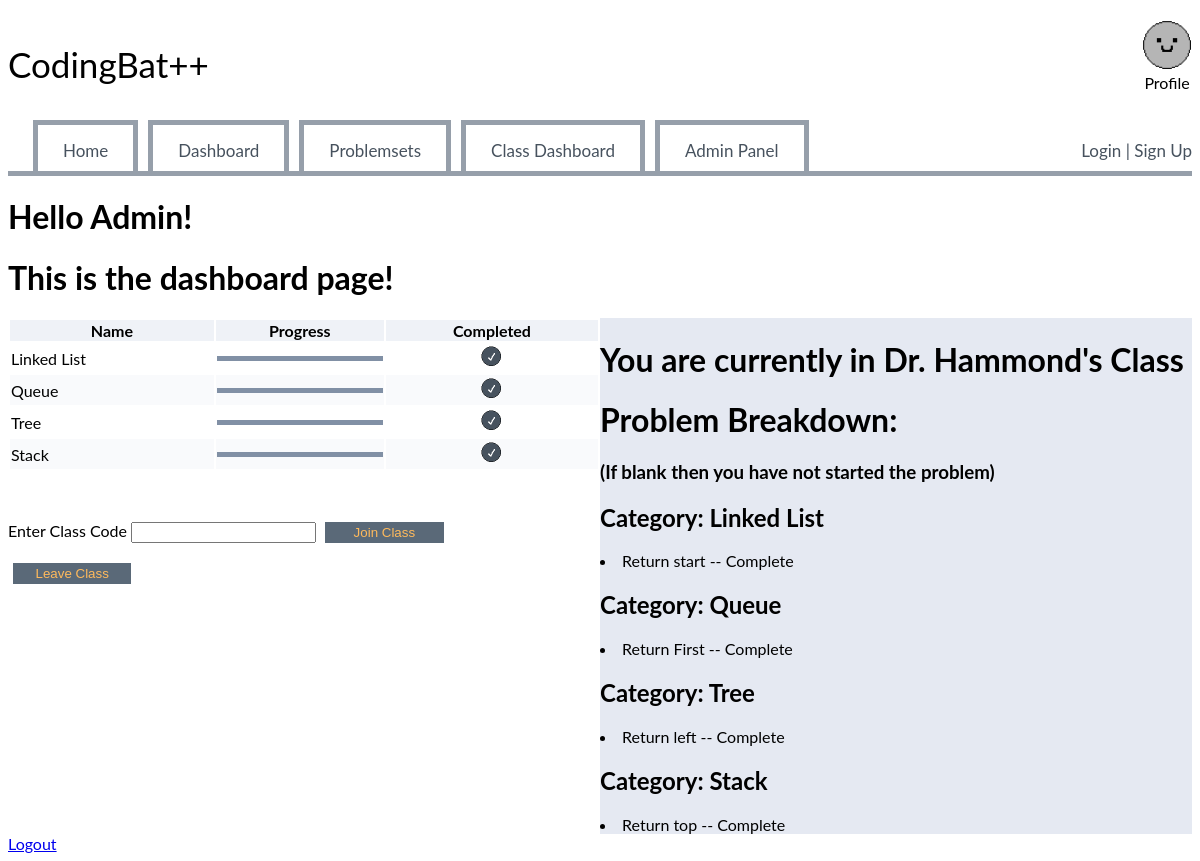
The page /dashboard (signed in) on the database as committed earlier.
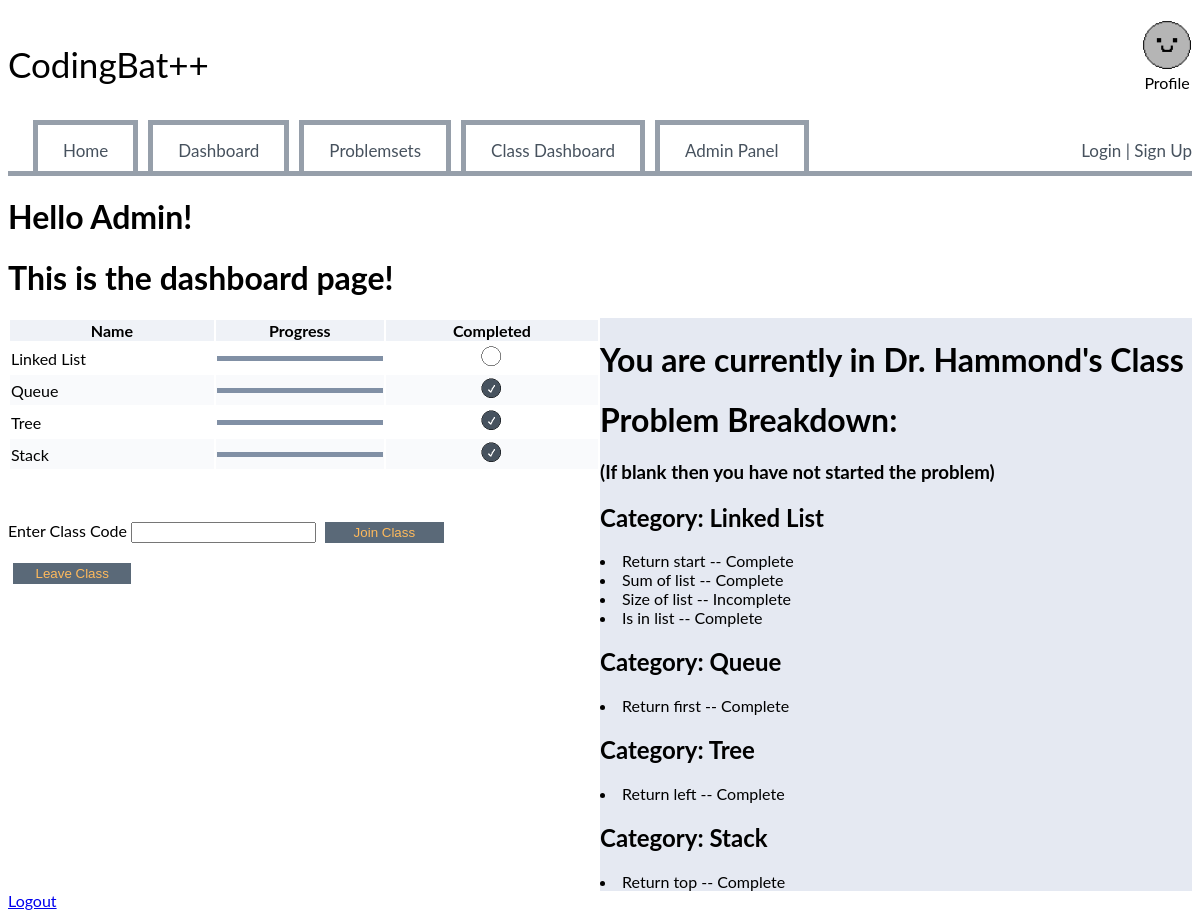
The same page on the database as committed later.
### website/models.py (models this page shows)
class ProblemCategory(db.Model):
    __tablename__ = 'problem_categories'
    id = db.Column(db.Integer, primary_key=True)
    name = db.Column(db.String(100), unique=True, nullable=False)
    description = db.Column(db.Text, nullable=True)
    problems = db.relationship('Problems', lazy=True)

class Problems(db.Model):
    id = db.Column(db.Integer, primary_key=True)
    problemName = db.Column(db.String(100), nullable=False, unique=True)
    function = db.Column(db.Text, nullable=False)
    description = db.Column(db.Text, nullable=False)
    difficulty = db.Column(db.String(80), nullable=False)
    users = db.relationship('User', secondary='user_progress', back_populates='problems', lazy='dynamic')
    user_progress = db.relationship('Progress', back_populates='problem', lazy='dynamic', cascade="all, delete-orphan")
    category_id = db.Column(db.Integer, db.ForeignKey('problem_categories.id'), nullable=False)
    category = db.relationship('ProblemCategory', backref=db.backref('problem_set', lazy=True), overlaps='problems')
    test_cases = db.relationship('TestCases', backref='problem', lazy=True, cascade="all, delete")

class Progress(db.Model):
    __tablename__ = "user_progress"
    User_ID = db.Column(db.Integer, db.ForeignKey("user.id", ondelete="CASCADE"), primary_key=True)
    Problem_ID = db.Column(db.Integer, db.ForeignKey('problems.id', ondelete="CASCADE"), primary_key=True)
    completed = db.Column(db.Boolean, default=False)
    user = db.relationship('User', back_populates='user_progress')
    problem = db.relationship('Problems', back_populates='user_progress')

### website/views.py (the view, shortened to what this page needs)
@views.route('/dashboard', methods=['GET', 'POST'])
@login_required
def dashboard():
    problems = Problems.query.order_by(Problems.id).all()
    categories = ProblemCategory.query.all()
    category_progress = []
    for category in categories:
        percent=0
        categoryProblems = Problems.query.filter_by(category_id=category.id).all()
        total_problems = len(categoryProblems)
        completed_problems = 0
        for problem in categoryProblems:
            progress = Progress.query.filter_by(User_ID=current_user.id, Problem_ID=problem.id).all()
            for x in progress:
                if x.completed:
                    completed_problems+=1
        if total_problems > 0:
            percent = (completed_problems/total_problems * 100)
        category_progress.append({"name" : category.name, "percent" : percent})
    if request.method ==  'POST' and request.form.get('action') == "leaveClass":
        current_user.class_id = None
        flash('Successfully left class', 'success')
        db.session.commit()
        return redirect(url_for("views.dashboard"))
    return render_template('dashboard.html', problems=problems, category_progress=category_progress, user_classroom=Classroom.query.get(current_user.class_id), categories=ProblemCategory.query.all(), problemProgress=Progress.query.filter_by(User_ID=current_user.id).all())

### website/templates/dashboard.html (shortened to what this page needs)
{% extends 'base.html' %}
{% block content %}
{% if current_user.is_authenticated %}
    <h1>Hello {{current_user.username}}!</h1>
{% endif %}
<h1>This is the dashboard page!</h1>
<div class="row">
    <div class="column">
        <div class="Table">
            <table>
                <tr>
                    <th>Name</th>
                    <th>Progress</th>
                    <th>Completed</th>
                </tr>
                {% for item in category_progress %}
                <tr>
                    <td>{{ item.name }} <span class="hidden" >{{item.percent}}</span></td>
                    <td>
                        <div class="Dashboardtotal">
                            <div class="Dashboardcompleted" id="{{loop.index}}"></div>
                        </div>
                    </td>
                    <td class="TableCompleted">
                        {% if item.percent == 100 %}
                            <img src="{{ url_for('static', filename='CheckBox_Complete.png') }}" alt="CheckBox_Complete" class="TableIMG">
                        {% else %}
                            <img alt="CheckBox_Incomplete" src="{{ url_for('static', filename='CheckBox_Incomplete.png') }}" class="TableIMG">
                        {% endif %}
                    </td>
                </tr>
                {% endfor %}
            </table>
        </div>
        <div class="classCode">
            <form method="POST">
                <label for="classCode">Enter Class Code</label>
                <input
                    type="number"
                    class="form-control"
                    id="classCode"
                    name="classCode"
                    placeholder=""
                />
                <button type="submit" value="joinClass" class="classCodeBTN" name="action" >Join Class</button>
            </form>
            <br>
            <form method="POST">
                <button type="submit" value="leaveClass" class="classCodeBTN" name="action">Leave Class</button>
            </form>
        </div>
    </div>
    <div class="column placeholder">
        <h1>{% if user_classroom.name %} You are currently in {{user_classroom.name}} {% else %} You are not currently in a class {% endif %}</h1>
        <h1>Problem Breakdown:</h1>
        <h3>(If blank then you have not started the problem)</h3>
        {% for category in categories%}
            <h2>Category: {{category.name}}</h2>
            {% for problem in problems %}
                {% if problem.category_id == category.id %}
                    <li>
                        {{problem.problemName}}
                        --
                        {% for progress in problemProgress %}
                            {% if progress.Problem_ID == problem.id %}
                                {% if progress.completed %}
                                    Complete
                                {% else %}
                                    Incomplete
                                {% endif %}
                            {% endif %}
                        {% endfor %}
                    </li>
                {% endif %}
            {% endfor %}
        {% endfor %}
    </div>
</div>
<a id="logout" href="/logout">Logout</a>
{% endblock %}

Rows that differ between the two databases and show on the page:
added Problems: problemName "Sum of list", shown under ProblemCategory "Linked List"
added Progress: completed "Complete", shown under "Sum of list"
added Problems: problemName "Size of list", shown under ProblemCategory "Linked List"
added Progress: completed "Incomplete", shown under "Size of list"
added Problems: problemName "Is in list", shown under ProblemCategory "Linked List"
added Progress: completed "Complete", shown under "Is in list"
changed Problems: problemName "Return First" → "Return first"
